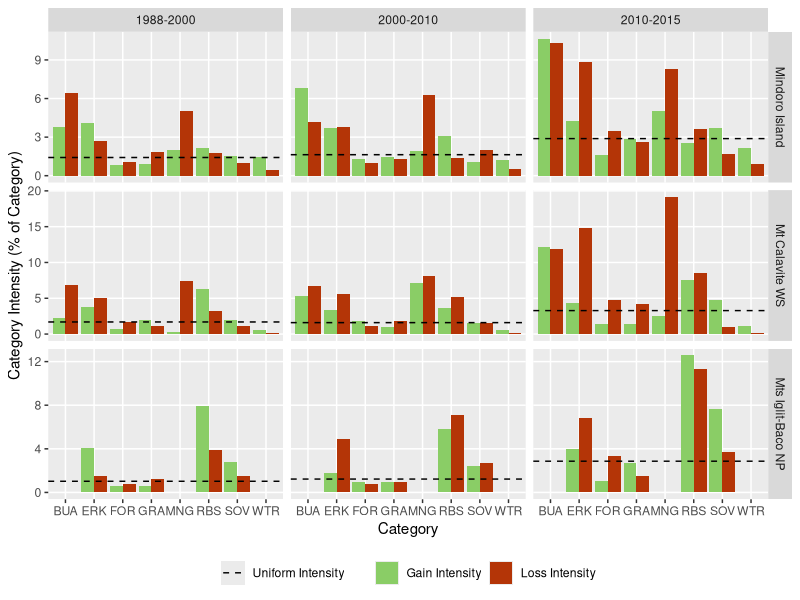

The R source for this figure:
# Script Description --------------------
# This R script generates barplots using ggplot2 package to visualise the category level
# intensity analysis of changes in Mindoro Island, Philippines derived from land cover
# classification of Landsat data for three time-intervals: 1988-2000, 2000-2010, and
# 2010-2015. Intensity analysis was calculated using an Excel spreadsheet with a VBA macro
# (see https://sites.google.com/site/intensityanalysis/). The domain of analysis is
# Mindoro Island. 
#
# Script By:      Jose Don T De Alban
# Date Created:   13 Mar 2018
# Last Modified:  26 Aug 2019

# Set Working Directory -------------------
setwd("/Users/dondealban/Dropbox/Research/Mindoro/intensity analysis/")

# Load Libraries --------------------------
library(tidyverse)
library(readxl)

# Read Input Data -------------------------

# Read interval level XLSX data file, convert to data frame, and store into variable
dfMINDRg <- as.data.frame(read_excel("Category_Level_Intensity_Analysis_ALL.xlsx", sheet="Gain_Mindoro"))
dfMINDRl <- as.data.frame(read_excel("Category_Level_Intensity_Analysis_ALL.xlsx", sheet="Loss_Mindoro"))
dfMCWSg  <- as.data.frame(read_excel("Category_Level_Intensity_Analysis_ALL.xlsx", sheet="Gain_MCWS"))
dfMCWSl  <- as.data.frame(read_excel("Category_Level_Intensity_Analysis_ALL.xlsx", sheet="Loss_MCWS"))
dfMIBNPg <- as.data.frame(read_excel("Category_Level_Intensity_Analysis_ALL.xlsx", sheet="Gain_MIBNP"))
dfMIBNPl <- as.data.frame(read_excel("Category_Level_Intensity_Analysis_ALL.xlsx", sheet="Loss_MIBNP"))
dfSBRNg  <- as.data.frame(read_excel("Category_Level_Intensity_Analysis_ALL.xlsx", sheet="Gain_SBRN"))
dfSBRNl  <- as.data.frame(read_excel("Category_Level_Intensity_Analysis_ALL.xlsx", sheet="Loss_SBRN"))

# Clean and Subset Data -------------------

# 1. Select columns: include all columns except Category ID
subMINDRg <- subset(dfMINDRg, select=c(1,3:11))
subMINDRl <- subset(dfMINDRl, select=c(1,3:11))
subMCWSg  <- subset(dfMCWSg, select=c(1,3:11))
subMCWSl  <- subset(dfMCWSl, select=c(1,3:11))
subMIBNPg <- subset(dfMIBNPg, select=c(1,3:11)) 
subMIBNPl <- subset(dfMIBNPl, select=c(1,3:11))
subSBRNg  <- subset(dfSBRNg, select=c(1,3:11))
subSBRNl  <- subset(dfSBRNl, select=c(1,3:11))

# *Remove classes: MNG, BUA, WTR for specific domain of analysis
# Mts Iglit-Baco National Park
remove.list1 <- paste(c("MNG","BUA","WTR"), collapse='|')
subMIBNPg <- subMIBNPg %>% filter(!grepl(remove.list1, subMIBNPg$Category_Name))
subMIBNPl <- subMIBNPl %>% filter(!grepl(remove.list1, subMIBNPl$Category_Name))
# Mt Siburan Key Biodiversity Area
remove.list2 <- paste(c("Undefined"))
subSBRNg <- subSBRNg %>% filter(!grepl(remove.list2, subSBRNg[,4]))
subSBRNl <- subSBRNl %>% filter(!grepl(remove.list2, subSBRNl[,4]))

# 2. Add Change Type column
# Mindoro Island
type1a <- rep("Gain", nrow(subMINDRg))
type2a <- rep("Loss", nrow(subMINDRl))
site1a <- rep("Mindoro Island", nrow(subMINDRg))
site2a <- rep("Mindoro Island", nrow(subMINDRl))
subMINDRg <- cbind(subMINDRg, type1a, site1a)
subMINDRl <- cbind(subMINDRl, type2a, site2a)
# Mt Calavite Wildlife Sanctuary
type1b <- rep("Gain", nrow(subMCWSg))
type2b <- rep("Loss", nrow(subMCWSl))
site1b <- rep("Mt Calavite WS", nrow(subMCWSg))
site2b <- rep("Mt Calavite WS", nrow(subMCWSl))
subMCWSg <- cbind(subMCWSg, type1b, site1b)
subMCWSl <- cbind(subMCWSl, type2b, site2b)
# Mts Iglit-Baco National Park
type1c <- rep("Gain", nrow(subMIBNPg))
type2c <- rep("Loss", nrow(subMIBNPl))
site1c <- rep("Mts Iglit-Baco NP", nrow(subMIBNPg))
site2c <- rep("Mts Iglit-Baco NP", nrow(subMIBNPl))
subMIBNPg <- cbind(subMIBNPg, type1c, site1c)
subMIBNPl <- cbind(subMIBNPl, type2c, site2c)

# 3. Reorder columns before renaming
subMINDRg <- subMINDRg[,c(1:2,11,12,3:10)]
subMINDRl <- subMINDRl[,c(1:2,11,12,3:10)]
subMCWSg  <- subMCWSg[,c(1:2,11,12,3:10)]
subMCWSl  <- subMCWSl[,c(1:2,11,12,3:10)]
subMIBNPg <- subMIBNPg[,c(1:2,11,12,3:10)]
subMIBNPl <- subMIBNPl[,c(1:2,11,12,3:10)]

# 4. Change column names for easier reference
# Note the following description of category level column names
# ColA - Years of Time Interval
# ColB - Category Name
# ColC - Change Type
# ColD - Study Area/Site
# ColE - Observed Annual Loss/Gain [number of elements]
# ColF - Loss/Gain Intensity [percent of t1/t2 category]
# ColG - Uniform Intensity [percent of interval domain]
# ColH - Uniform Annual Loss/Gain [number of elements]
# ColI - Hypothesized Annual Error [number of elements]
# ColJ - Commission Intensity [percent of t1/t2 category]
# ColK - Omission Intensity [percent of t1/t2 category]
# ColL - Hypothesized t1/t2 Error [percent of interval domain]

list <- c("ColA","ColB","ColC","ColD","ColE","ColF","ColG","ColH","ColI","ColJ","ColK","ColL")
colnames(subMINDRg) <- c(list)
colnames(subMINDRl) <- c(list)
colnames(subMCWSg)  <- c(list)
colnames(subMCWSl)  <- c(list)
colnames(subMIBNPg) <- c(list)
colnames(subMIBNPl) <- c(list)

# 6. Combine separate Loss and Gain datasets into one dataframe
catALL <- rbind(subMINDRg, subMINDRl, subMCWSg, subMCWSl, subMIBNPg, subMIBNPl)

# 7. Replace "Undefined" cells as 0 and convert ColF and ColK to numeric data types
catALL <- transform(catALL, ColF = as.numeric(ColF), ColK = as.numeric(ColK))

# Generate Plots ------------------------

# Plot 1: Gain and Loss Intensities only
plotCAT <- ggplot() + geom_bar(data=catALL, aes(x=ColB, y=ColF, fill=ColC), stat="identity", position=position_dodge())
plotCAT <- plotCAT  + geom_hline(data=catALL, aes(yintercept=ColG, colour="#000000"), linetype="dashed") # Uniform line
plotCAT <- plotCAT  + facet_grid(ColD ~ ColA, scales="free_y")
plotCAT <- plotCAT  + labs(x="Category", y="Category Intensity (% of Category)")
plotCAT <- plotCAT  + scale_fill_manual(values=c("#8acd66","#b43507"), labels=c("Gain Intensity","Loss Intensity"))
plotCAT <- plotCAT  + scale_colour_manual(values=c("#000000"), labels=c("Uniform Intensity"))
plotCAT <- plotCAT  + theme(panel.grid.minor=element_blank())
plotCAT <- plotCAT  + theme(legend.position="bottom", legend.box="horizontal", legend.title=element_blank())

# Save Outputs --------------------------

# Output boxplots to a PDF file
ggsave(plotCAT, file="Category-Level-Intensity-Analysis_Mindoro.pdf", width=25, height=20, units="cm", dpi=300)
